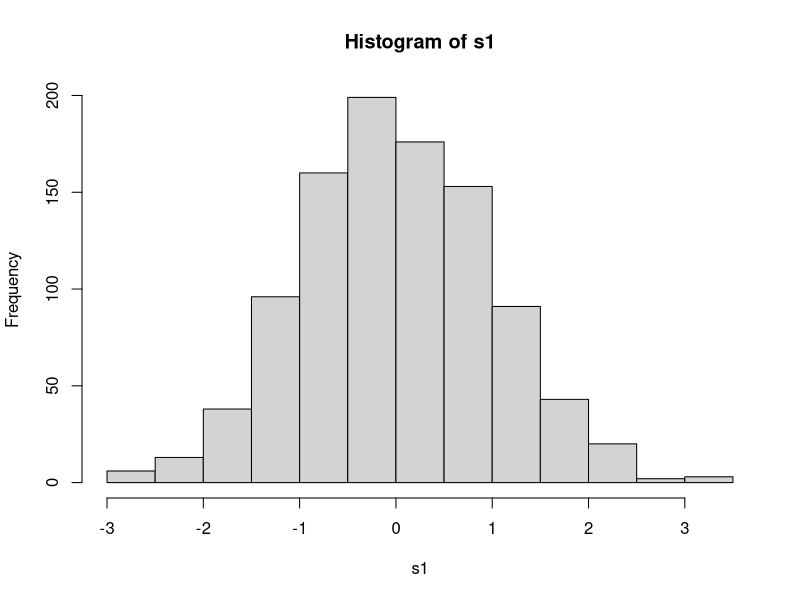
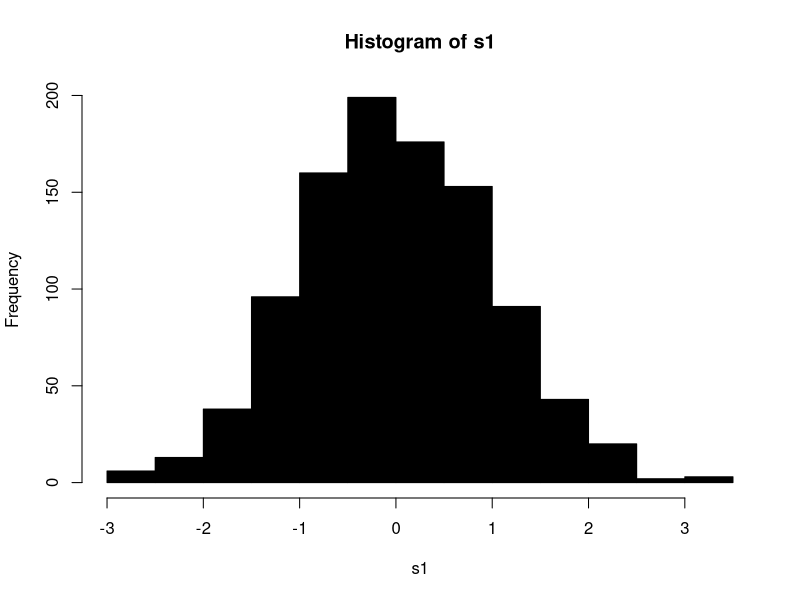
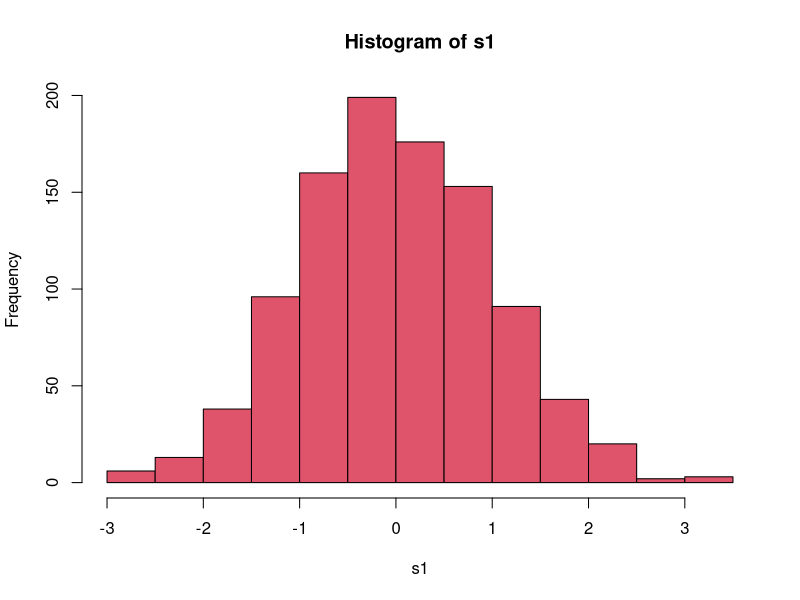
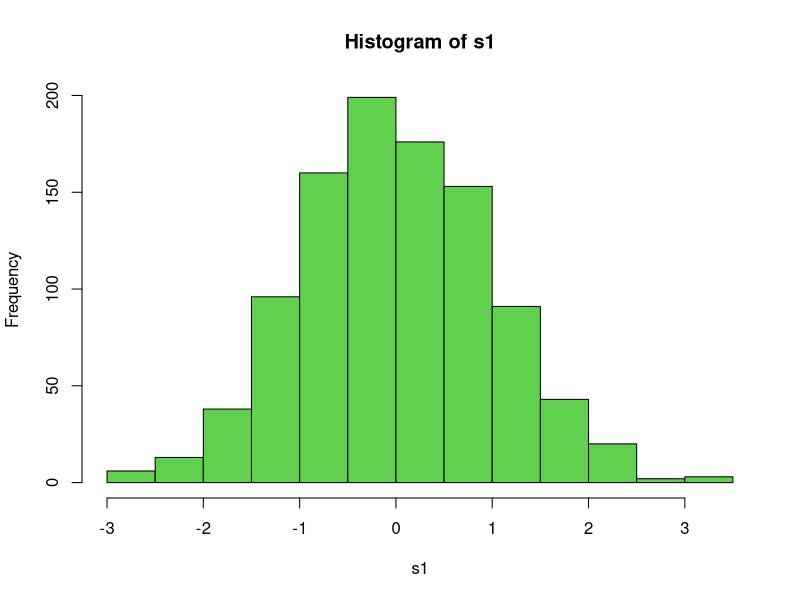
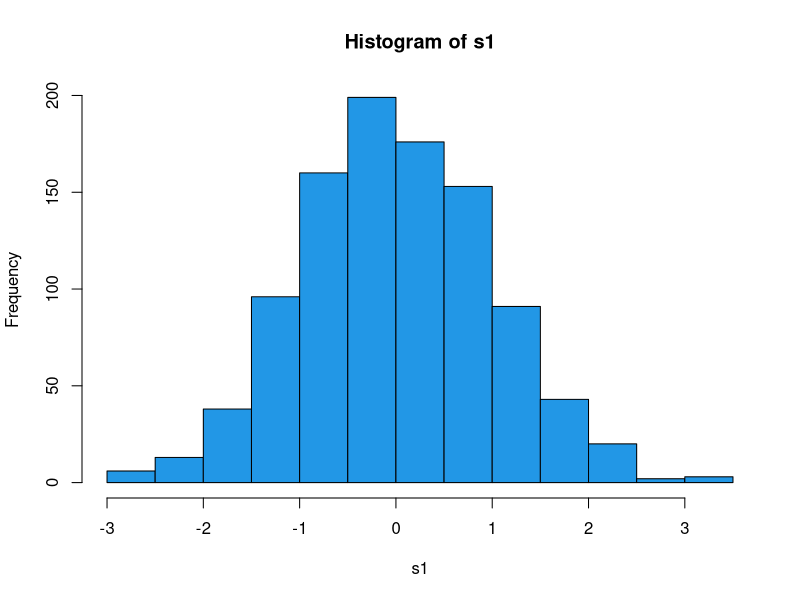

Generate these figures, in order, with R:
?norm
rnorm(1)
s1 <- rnorm(1000, mean = 0, sd = 1)
s3 <- rnorm(1000, mean = 0, sd = 3)
head(s1)
head(s3)

#plot histograms of both on same panel and save to a file:

pdf(file="Normal_hist.pdf", width=4,height=7)

hist(s1)
hist(s1, col = 1)
hist(s1, col = 2)
hist(s1, col = 3)
hist(s1, col = 4)
par(mfrow=c(2,1), mar=c(4, 4, 3, 2)) #sets plotting area and margins
dev.off()
?lines
?points
